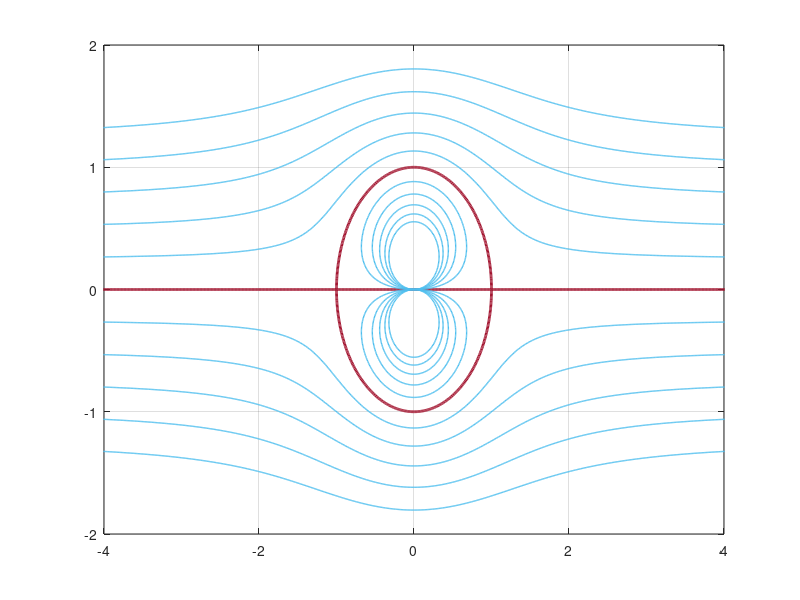

Reproduce this figure in MATLAB. (Note: this script raises an error after producing the figure.)
x = linspace(-5,5,1000);

[X1,Y1] = meshgrid(x,x);
Z1 = Y1 - Y1./(X1.^2+Y1.^2) - 1;

[X2,Y2] = meshgrid(x,x);
Z2 = Y2 - Y2./(X2.^2+Y2.^2) + 1;

[X3,Y3] = meshgrid(x,x);
Z3 = Y3 - Y3./(X3.^2+Y3.^2);

[X4,Y4] = meshgrid(x,x);
Z4 = Y4 - Y4./(X4.^2+Y4.^2) + 0.5;

[X5,Y5] = meshgrid(x,x);
Z5 = Y5 - Y5./(X5.^2+Y5.^2) - 0.5;

[X6,Y6] = meshgrid(x,x);
Z6 = Y6 - Y6./(X6.^2+Y6.^2) + 0.25;

[X7,Y7] = meshgrid(x,x);
Z7 = Y7 - Y7./(X7.^2+Y7.^2) - 0.25;

[X8,Y8] = meshgrid(x,x);
Z8 = Y8 - Y8./(X8.^2+Y8.^2) + 0.75;

[X9,Y9] = meshgrid(x,x);
Z9 = Y9 - Y9./(X9.^2+Y9.^2) - 0.75;

[X10,Y10] = meshgrid(x,x);
Z10 = Y10 - Y10./(X10.^2+Y10.^2) + 1.25;

[X11,Y11] = meshgrid(x,x);
Z11 = Y11 - Y11./(X11.^2+Y11.^2) - 1.25;

contour(X1,Y1,Z1,[0 0],'LineWidth',1, "linecolor","#4DBEEE")
hold on
contour(X3,Y3,Z3,[0 0],'LineWidth',2,'LineColor',"#A2142F")
contour(X2,Y2,Z2,[0 0],'LineWidth',1, "linecolor","#4DBEEE")
contour(X4,Y4,Z4,[0 0],'LineWidth',1, "linecolor","#4DBEEE")
contour(X5,Y5,Z5,[0 0],'LineWidth',1, "linecolor","#4DBEEE")
contour(X6,Y6,Z6,[0 0],'LineWidth',1, "linecolor","#4DBEEE")
contour(X7,Y7,Z7,[0 0],'LineWidth',1, "linecolor","#4DBEEE")
contour(X8,Y8,Z8,[0 0],'LineWidth',1, "linecolor","#4DBEEE")
contour(X9,Y9,Z9,[0 0],'LineWidth',1, "linecolor","#4DBEEE")
contour(X10,Y10,Z10,[0 0],'LineWidth',1, "linecolor","#4DBEEE")
contour(X11,Y11,Z11,[0 0],'LineWidth',1, "linecolor","#4DBEEE")
hold off
axis([-4 4 -2 2])
grid on
xlim([-4, 4])
ylim([-2, 2])
ax = gca;
ax.XAxisLocation = 'origin';
ax.YAxisLocation = 'origin';


title("Curvas de nivel $v(x,y)$ = $y-\frac{y}{x^2+y^2}$ = $c$, para $c$ = $0,\pm0.25,\pm0.5,\pm0.75, \pm1, \pm1.25$","Interpreter","latex")
xlabel("\boldmath{$x$}","Interpreter","latex")
ylabel("\boldmath{$y$}","Interpreter","latex")
legend("$v(x,y)$ = $y-\frac{y}{x^2+y^2}$ = $c$","$v(x,y)$ = $0$",Interpreter="latex")
